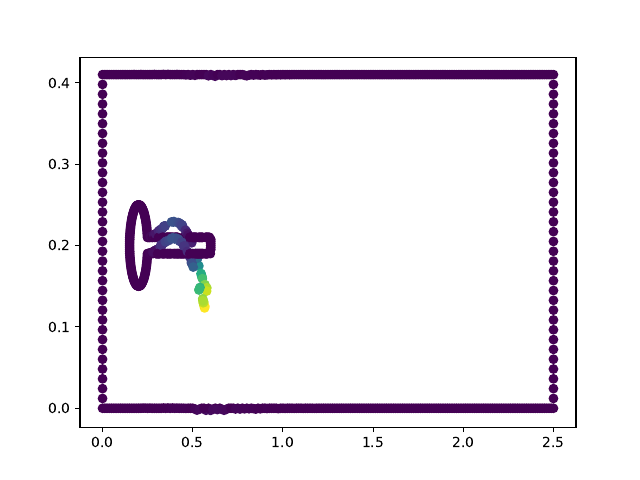

This figure's Python source:
import torch
import torch.nn as nn
import numpy as np

import json
with open("problems/problem.json", "r") as infile:
    problemdict = json.loads(infile.read())

print(problemdict)
print(problemdict["branch"])
print(problemdict["trunk"])
print(problemdict["dataset"])

from dataset.dataset import load_MeshData, FEniCSDataset, OnBoundary, ToDType
from torch.utils.data import DataLoader
x_data, y_data = load_MeshData(problemdict["dataset"]["directory"], problemdict["dataset"]["style"])
dataset = FEniCSDataset(x_data, y_data, 
                    x_transform=nn.Sequential(OnBoundary(x_data), ToDType("default")),
                    y_transform=ToDType("default"))
dataloader = DataLoader(dataset, batch_size=1)
x0, y0 = next(iter(dataloader))
print(f"{x0.shape = }")
print(f"{y0.shape = }")
print(f"{x0.dtype = }")
print(f"{y0.dtype = }")

sensors = x_data.boundary_dof_coordinates
print(f"{sensors.shape = }")
print(f"{sensors.dtype = }")
evaluation_points = dataset.y_data.dof_coordinates[None,...].to(dtype=torch.get_default_dtype())
print(f"{evaluation_points.shape = }")
print(f"{evaluation_points.dtype = }")

from neuraloperators.loading import build_model

branch_net = build_model(problemdict["branch"])
trunk_net = build_model(problemdict["trunk"])

from neuraloperators.deeponet import BranchNetwork, TrunkNetwork, DeepONet
branch = BranchNetwork(branch_net, sensors, 2, 2, 2, 2, problemdict["width"])
trunk = TrunkNetwork(trunk_net, 2, 2, 2, 2, problemdict["width"])

print(branch)
print(trunk)

from neuraloperators.deeponet import DeepONet
deeponet = DeepONet(branch, trunk, sensors, problemdict["final_bias"])

print(deeponet)

z0 = deeponet(x0, evaluation_points)
print(f"{z0.shape = }")
print(f"{y0.shape = }")
print(f"{z0.dtype = }")
print(f"{y0.dtype = }")


import matplotlib.pyplot as plt


input_x = dataset.x_data.boundary_dof_coordinates.detach().numpy()
input_y = x0.detach().numpy()[0,...]
input_z = input_x + input_y

plt.figure()
plt.scatter(input_z[:,0], input_z[:,1], c=np.linalg.norm(input_y, axis=1))

plt.savefig("foo_input.pdf")


output_x = dataset.x_data.dof_coordinates.detach().numpy()
output_y = y0.detach().numpy()[0,...]
output_z = output_x + output_y

plt.figure()
plt.scatter(output_z[:,0], output_z[:,1], c=np.linalg.norm(output_y, axis=1))

plt.savefig("foo_output.pdf")


pred_x = dataset.y_data.dof_coordinates.detach().numpy()
pred_y = z0.detach().numpy()[0,...]
pred_z = pred_x + pred_y

plt.figure()
plt.scatter(pred_z[:,0], pred_z[:,1], c=np.linalg.norm(pred_y, axis=1))

plt.savefig("foo_pred.pdf")

